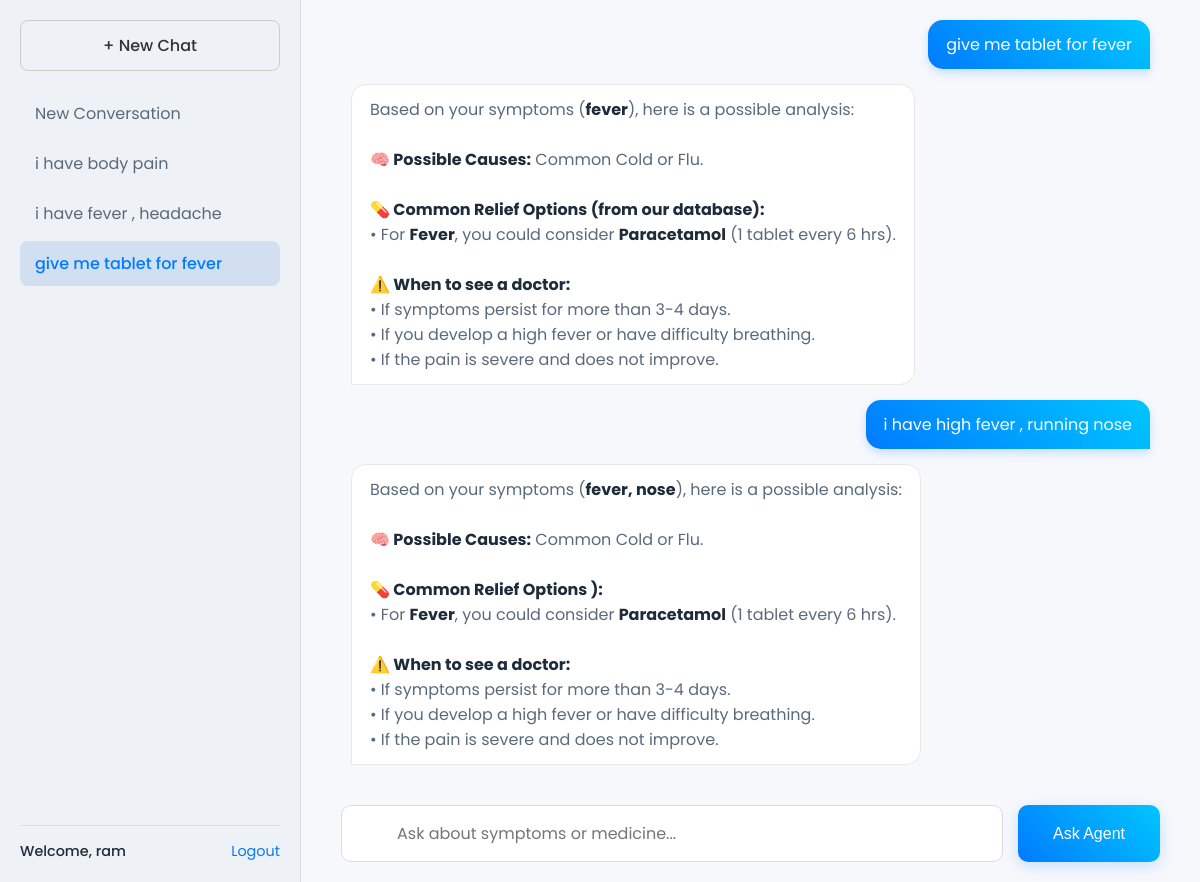
/chat/1 (signed in), run on the app's committed database.
### app/__init__.py (models this page shows)
class Conversation(db.Model):
    id = db.Column(db.Integer, primary_key=True)
    user_id = db.Column(db.Integer, db.ForeignKey('user.id'), nullable=False)
    title = db.Column(db.String(200), nullable=False, default="New Conversation")
    timestamp = db.Column(db.DateTime, server_default=db.func.now())
    user = db.relationship('User', backref=db.backref('conversations', lazy=True, cascade="all, delete-orphan"))

class User(UserMixin, db.Model):
    id = db.Column(db.Integer, primary_key=True)
    username = db.Column(db.String(150), unique=True, nullable=False)
    password = db.Column(db.String(150), nullable=False)

class ChatMessage(db.Model):
    id = db.Column(db.Integer, primary_key=True)
    conversation_id = db.Column(db.Integer, db.ForeignKey('conversation.id'), nullable=False)
    query = db.Column(db.Text, nullable=False)
    answer = db.Column(db.Text, nullable=False)
    timestamp = db.Column(db.DateTime, server_default=db.func.now())
    conversation = db.relationship('Conversation', backref=db.backref('messages', lazy=True, cascade="all, delete-orphan"))

### app/__init__.py (the view, shortened to what this page needs)
    @app.route('/chat/<int:conversation_id>', methods=['GET', 'POST'])
    @login_required
    def chat(conversation_id):
        conversation = db.session.get(Conversation, conversation_id)
        if not conversation or conversation.user_id != current_user.id:
            abort(403)
        all_conversations = db.session.execute(
            db.select(Conversation).filter_by(user_id=current_user.id).order_by(desc(Conversation.timestamp))
        ).scalars().all()
        return render_template('chat.html', messages=conversation.messages,
                               all_conversations=all_conversations, current_convo_id=conversation.id)

### app/__init__.py (called while the page is built)
@login_manager.user_loader
def load_user(user_id):
    return User.query.get(int(user_id))

### app/templates/chat.html (shortened to what this page needs)
<!DOCTYPE html>
<html lang="en">
<head>
    <link rel="stylesheet" href="{{ url_for('static', filename='css/style.css') }}">
</head>
<body class="chat-body">
    <div class="sidebar">
        <a href="{{ url_for('new_chat') }}" class="btn-new-chat">+ New Chat</a>
        <div class="chat-list">
            {% for convo in all_conversations %}
            <a href="{{ url_for('chat', conversation_id=convo.id) }}" class="chat-list-item {% if convo.id == current_convo_id %}active{% endif %}">
                {{ convo.title }}
            </a>
            {% endfor %}
        </div>
        <div class="sidebar-footer">
            <span>Welcome, {{ current_user.username }}</span>
            <a href="{{ url_for('logout') }}">Logout</a>
        </div>
    </div>
    <div class="main-chat">
        <div class="history-container" id="history-container">
            {% if messages %}
                {% for message in messages %}
                    <div class="user-message"><p>{{ message.query }}</p></div>
                    <div class="ai-message"><p>{{ message.answer | safe }}</p></div>
                {% endfor %}
            {% else %}
                <div class="empty-history">
                    <h1 class="main-title">AI Agent for Prescription Guidance</h1>
                    <p>Ask a question to start your new conversation.</p>
                </div>
            {% endif %}
        </div>
        <form method="post" class="query-form" id="agent-form">
            <input type="text" name="query" placeholder="Ask about symptoms or medicine..." required autocomplete="off">
            <button type="submit">Ask Agent</button>
        </form>
    </div>
</body>
</html>

### app/static/css/style.css (style rules this page uses)
:root { --primary-color: #007BFF; --gradient-primary: linear-gradient(45deg, #007BFF, #00C6FF); --text-primary: #1d2b3a; --text-secondary: #5a6a7b; }
body { font-family: 'Poppins', sans-serif; margin: 0; color: var(--text-primary); background-color: #f7f8fc; }
.chat-body { display: flex; height: 100vh; overflow: hidden; }
.sidebar { width: 260px; background-color: #eef1f5; padding: 20px; display: flex; flex-direction: column; border-right: 1px solid #ddd; flex-shrink: 0; }
.btn-new-chat { display: block; padding: 12px 15px; border: 1px solid #ccc; border-radius: 8px; text-align: center; text-decoration: none; color: #333; font-weight: 500; margin-bottom: 20px; transition: background-color 0.2s; }
.chat-list { flex-grow: 1; overflow-y: auto; }
.chat-list-item { display: block; padding: 10px 15px; margin-bottom: 5px; border-radius: 8px; text-decoration: none; color: var(--text-secondary); white-space: nowrap; overflow: hidden; text-overflow: ellipsis; transition: background-color 0.2s; }
.chat-list-item.active { background-color: #d1dff0; color: var(--primary-color); font-weight: 500; }
.sidebar-footer { padding-top: 15px; border-top: 1px solid #ddd; display: flex; justify-content: space-between; align-items: center; font-size: 0.9em; flex-shrink: 0; }
.sidebar-footer span { font-weight: 500; }
.sidebar-footer a { color: var(--primary-color); text-decoration: none; }
.main-chat { flex-grow: 1; display: flex; flex-direction: column; padding: 0 40px 20px 40px; height: 100vh; box-sizing: border-box; }
.history-container { flex-grow: 1; overflow-y: auto; margin-bottom: 20px; padding: 20px 10px; display: flex; flex-direction: column; gap: 15px; }
.user-message { align-self: flex-end; background: var(--gradient-primary); color: white; padding: 12px 18px; border-radius: 15px 15px 0 15px; max-width: 70%; box-shadow: 0 4px 10px rgba(0, 123, 255, 0.2); }
.ai-message { align-self: flex-start; background: #ffffff; color: var(--text-secondary); padding: 12px 18px; border-radius: 15px 15px 15px 0; border: 1px solid #e8e8e8; max-width: 85%; }
.user-message p, .ai-message p { margin: 0; white-space: pre-wrap; word-wrap: break-word; }
.ai-message strong { color: var(--text-primary); }
.query-form { display: flex; gap: 15px; position: relative; flex-shrink: 0; }
.query-form input[type="text"] { flex-grow: 1; padding: 15px 20px 15px 55px; font-size: 1em; font-family: 'Poppins', sans-serif; border: 1px solid #ddd; border-radius: 10px; background: #fff; transition: all 0.3s ease-in-out; }
.query-form button { padding: 15px 35px; font-size: 1em; font-weight: 500; background: var(--gradient-primary); color: white; border: none; border-radius: 10px; cursor: pointer; box-shadow: 0 4px 15px rgba(0, 123, 255, 0.2); transition: all 0.3s ease-in-out; }

### data on the page
Conversation: title "New Conversation"
Conversation: title "i have body pain"
Conversation: title "i have fever , headache"
Conversation: title "give me tablet for fever"
User: username "ram"
ChatMessage: query "give me tablet for fever", answer "Based on your symptoms ( fever ), here is a possible analysis: 🧠 Possible Causes: Common Cold or Flu. 💊 Common Relief Options (from our database): • For Fever , you could consider Paracetamol (1 tablet every 6 hrs). ⚠️ When to see a doctor: • If symptoms persist for more than 3-4 days. • If you develop a high fever or have difficulty breathing. • If the pain is severe and does not improve."
ChatMessage: query "i have high fever , running nose", answer "Based on your symptoms ( fever, nose ), here is a possible analysis: 🧠 Possible Causes: Common Cold or Flu. 💊 Common Relief Options ): • For Fever , you could consider Paracetamol (1 tablet every 6 hrs). ⚠️ When to see a doctor: • If symptoms persist for more than 3-4 days. • If you develop a high fever or have difficulty breathing. • If the pain is severe and does not improve."
